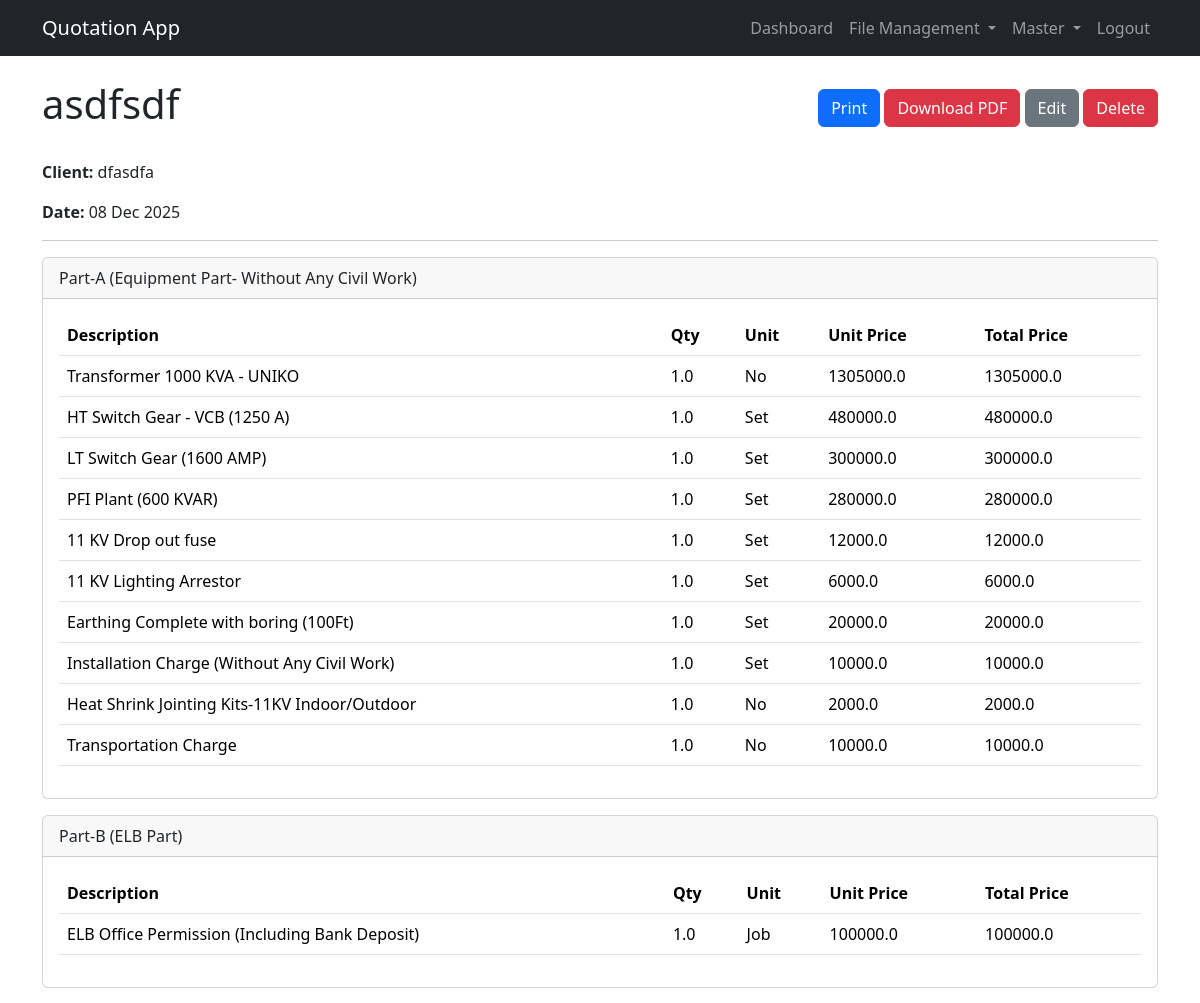
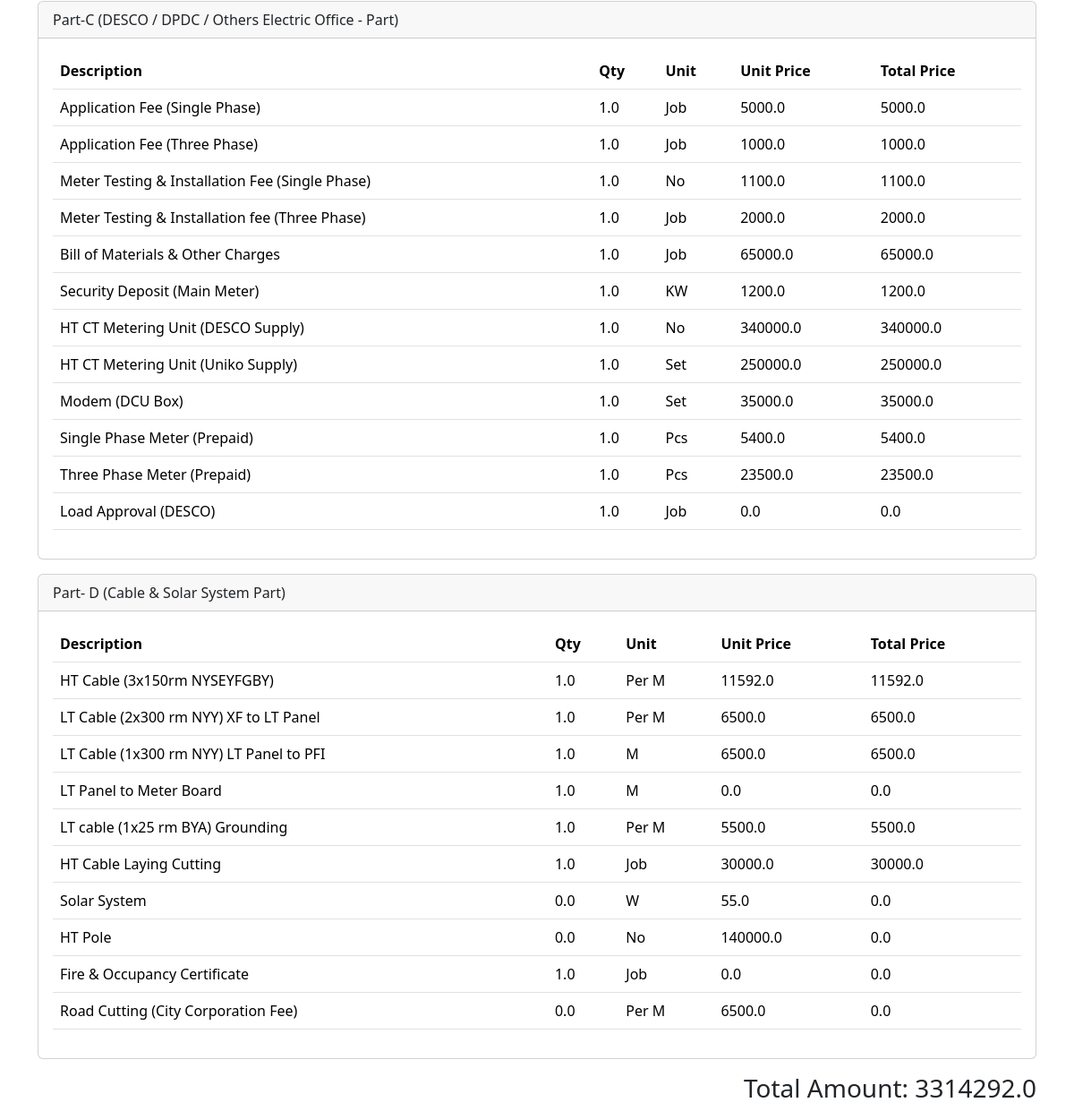
/152/ (signed in), run on the app's committed database (2 pictures, top to bottom).
### pages/models.py (models this page shows, shortened)
class Quotation(models.Model):
    STATUS_CHOICES = (
        ('active', 'Active'),
        ('archived', 'Archived'),
        ('rejected', 'Rejected'),
        ('achieved', 'Achieved'),
    )
    reference = models.CharField(max_length=20, null=True, blank=True)
    title = models.CharField(max_length=255)
    client_name = models.CharField(max_length=255)
    template = models.ForeignKey(QuotationTemplate, on_delete=models.SET_NULL, null=True, blank=True)
    created_at = models.DateTimeField(auto_now_add=True)
    updated_at = models.DateTimeField(auto_now=True)
    status = models.CharField(max_length=10, choices=STATUS_CHOICES, default='active')
    user = models.ForeignKey('auth.User', on_delete=models.SET_NULL, null=True, blank=True)
    discount = models.FloatField(default=0)
    def total_amount(self):
        return sum(group.subtotal() for group in self.groups.all())

class QuotationGroup(models.Model):
    quotation = models.ForeignKey(Quotation, on_delete=models.CASCADE, related_name='groups')
    name = models.CharField(max_length=255)
    def subtotal(self):
        return sum(item.total_price for item in self.items.all())

class QuotationItem(models.Model):
    group = models.ForeignKey(QuotationGroup, on_delete=models.CASCADE, related_name='items')
    item = models.ForeignKey(Item, on_delete=models.SET_NULL, null=True, blank=True)
    description = models.CharField(max_length=255, blank=True, null=True)
    unit = models.ForeignKey(Unit, on_delete=models.SET_NULL, null=True, blank=True)
    qty = models.FloatField(default=0)
    unit_price = models.FloatField(default=0)
    total_price = models.FloatField(default=0)

class Unit(models.Model):
    name = models.CharField(max_length=50, unique=True)

### pages/views.py (the view)
# urls.py: path('<int:pk>/', QuotationDetailView.as_view(), name='quotation_view'),
@method_decorator(login_required, name='dispatch')
class QuotationDetailView(DetailView):
    model = Quotation
    template_name = 'pages/quotations/quotation_view.html'
    context_object_name = 'quotation'

### templates/pages/quotations/quotation_view.html (shortened to what this page needs)
{% extends 'base.html' %}
{% block content %}
    <div class="d-flex justify-content-between align-items-center mb-4">
        <h1>{{ quotation.title }}</h1>
        <div>
            <a href="{% url 'quotation_print' quotation.pk %}" class="btn btn-primary">Print</a>
            <a href="{% url 'quotation-pdf' quotation.pk %}" class="btn btn-danger">Download PDF</a>
            <a href="{% url 'quotation_update' quotation.pk %}" class="btn btn-secondary">Edit</a>
            <a href="{% url 'quotation_delete' quotation.pk %}" class="btn btn-danger">Delete</a>
        </div>
    </div>
    <p><strong>Client:</strong> {{ quotation.client_name }}</p>
    <p><strong>Date:</strong> {{ quotation.created_at|date:"d M Y" }}</p>
    <hr>
    {% for group in quotation.groups.all %}
        <div class="card mb-3">
            <div class="card-header">{{ group.name }}</div>
            <div class="card-body">
                <table class="table">
                    <thead>
                        <tr>
                            <th>Description</th>
                            <th>Qty</th>
                            <th>Unit</th>
                            <th>Unit Price</th>
                            <th>Total Price</th>
                        </tr>
                    </thead>
                    <tbody>
                        {% for item in group.items.all %}
                            <tr>
                                <td>
                                    {% if item.description %}
                                        {{ item.description }}
                                    {% elif item.item %}
                                        {{ item.item.name }}
                                    {% endif %}
                                </td>
                                <td>{{ item.qty }}</td>
                                <td>
                                    {% if item.unit %}
                                        {{ item.unit.name }}
                                    {% elif item.item and item.item.unit %}
                                        {{ item.item.unit.name }}
                                    {% endif %}
                                </td>
                                <td>{{ item.unit_price }}</td>
                                <td>{{ item.total_price }}</td>
                            </tr>
                        {% endfor %}
                    </tbody>
                </table>
            </div>
        </div>
    {% endfor %}
    <div class="text-end">
        <h3>Total Amount: {{ quotation.total_amount }}</h3>
    </div>
{% endblock %}

### data on the page
Quotation: title "asdfsdf", client_name "dfasdfa", created_at "08 Dec 2025", total_amount "3314292.0"
QuotationGroup: name "Part-A (Equipment Part- Without Any Civil Work)"
QuotationItem: description "Transformer 1000 KVA - UNIKO", qty "1.0", unit.name "No", unit_price "1305000.0", total_price "1305000.0"
QuotationItem: description "HT Switch Gear - VCB (1250 A)", qty "1.0", unit.name "Set", unit_price "480000.0", total_price "480000.0"
QuotationItem: description "LT Switch Gear (1600 AMP)", qty "1.0", unit.name "Set", unit_price "300000.0", total_price "300000.0"
QuotationItem: description "PFI Plant (600 KVAR)", qty "1.0", unit.name "Set", unit_price "280000.0", total_price "280000.0"
QuotationItem: description "11 KV Drop out fuse", qty "1.0", unit.name "Set", unit_price "12000.0", total_price "12000.0"
QuotationItem: description "11 KV Lighting Arrestor", qty "1.0", unit.name "Set", unit_price "6000.0", total_price "6000.0"
QuotationItem: description "Earthing Complete with boring (100Ft)", qty "1.0", unit.name "Set", unit_price "20000.0", total_price "20000.0"
QuotationItem: description "Installation Charge (Without Any Civil Work)", qty "1.0", unit.name "Set", unit_price "10000.0", total_price "10000.0"
QuotationItem: description "Heat Shrink Jointing Kits-11KV Indoor/Outdoor", qty "1.0", unit.name "No", unit_price "2000.0", total_price "2000.0"
QuotationItem: description "Transportation Charge", qty "1.0", unit.name "No", unit_price "10000.0", total_price "10000.0"
QuotationGroup: name "Part-B (ELB Part)"
QuotationItem: description "ELB Office Permission (Including Bank Deposit)", qty "1.0", unit.name "Job", unit_price "100000.0", total_price "100000.0"
QuotationGroup: name "Part-C (DESCO / DPDC / Others Electric Office - Part)"
QuotationItem: description "Application Fee (Single Phase)", qty "1.0", unit.name "Job", unit_price "5000.0", total_price "5000.0"
QuotationItem: description "Application Fee (Three Phase)", qty "1.0", unit.name "Job", unit_price "1000.0", total_price "1000.0"
QuotationItem: description "Meter Testing & Installation Fee (Single Phase)", qty "1.0", unit.name "No", unit_price "1100.0", total_price "1100.0"
QuotationItem: description "Meter Testing & Installation fee (Three Phase)", qty "1.0", unit.name "Job", unit_price "2000.0", total_price "2000.0"
QuotationItem: description "Bill of Materials & Other Charges", qty "1.0", unit.name "Job", unit_price "65000.0", total_price "65000.0"
QuotationItem: description "Security Deposit (Main Meter)", qty "1.0", unit.name "KW", unit_price "1200.0", total_price "1200.0"
QuotationItem: description "HT CT Metering Unit (DESCO Supply)", qty "1.0", unit.name "No", unit_price "340000.0", total_price "340000.0"
QuotationItem: description "HT CT Metering Unit (Uniko Supply)", qty "1.0", unit.name "Set", unit_price "250000.0", total_price "250000.0"
QuotationItem: description "Modem (DCU Box)", qty "1.0", unit.name "Set", unit_price "35000.0", total_price "35000.0"
QuotationItem: description "Single Phase Meter (Prepaid)", qty "1.0", unit.name "Pcs", unit_price "5400.0", total_price "5400.0"
QuotationItem: description "Three Phase Meter (Prepaid)", qty "1.0", unit.name "Pcs", unit_price "23500.0", total_price "23500.0"
QuotationItem: description "Load Approval (DESCO)", qty "1.0", unit.name "Job", unit_price "0.0", total_price "0.0"
QuotationGroup: name "Part- D (Cable & Solar System Part)"
QuotationItem: description "HT Cable (3x150rm NYSEYFGBY)", qty "1.0", unit.name "Per M", unit_price "11592.0", total_price "11592.0"
QuotationItem: description "LT Cable (2x300 rm NYY) XF to LT Panel", qty "1.0", unit.name "Per M", unit_price "6500.0", total_price "6500.0"
QuotationItem: description "LT Cable (1x300 rm NYY) LT Panel to PFI", qty "1.0", unit.name "M", unit_price "6500.0", total_price "6500.0"
QuotationItem: description "LT Panel to Meter Board", qty "1.0", unit.name "M", unit_price "0.0", total_price "0.0"
QuotationItem: description "LT cable (1x25 rm BYA) Grounding", qty "1.0", unit.name "Per M", unit_price "5500.0", total_price "5500.0"
QuotationItem: description "HT Cable Laying Cutting", qty "1.0", unit.name "Job", unit_price "30000.0", total_price "30000.0"
QuotationItem: description "Solar System", qty "0.0", unit.name "W", unit_price "55.0", total_price "0.0"
QuotationItem: description "HT Pole", qty "0.0", unit.name "No", unit_price "140000.0", total_price "0.0"
QuotationItem: description "Fire & Occupancy Certificate", qty "1.0", unit.name "Job", unit_price "0.0", total_price "0.0"
QuotationItem: description "Road Cutting (City Corporation Fee)", qty "0.0", unit.name "Per M", unit_price "6500.0", total_price "0.0"
